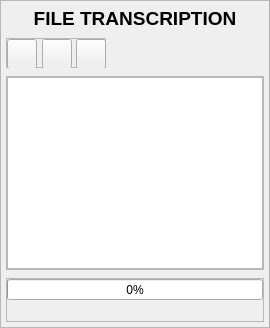
                           <widget class="QFrame" name="frm_transcribe_file">
                            <property name="styleSheet">
                             <string notr="true"/>
                            </property>
                            <property name="frameShape">
                             <enum>QFrame::StyledPanel</enum>
                            </property>
                            <property name="frameShadow">
                             <enum>QFrame::Raised</enum>
                            </property>
                            <layout class="QVBoxLayout" name="verticalLayout_10">
                             <property name="spacing">
                              <number>8</number>
                             </property>
                             <property name="leftMargin">
                              <number>5</number>
                             </property>
                             <property name="topMargin">
                              <number>5</number>
                             </property>
                             <property name="rightMargin">
                              <number>5</number>
                             </property>
                             <property name="bottomMargin">
                              <number>5</number>
                             </property>
                             <item>
                              <widget class="QLabel" name="lbl_transcribe_title">
                               <property name="minimumSize">
                                <size>
                                 <width>0</width>
                                 <height>24</height>
                                </size>
                               </property>
                               <property name="maximumSize">
                                <size>
                                 <width>16777215</width>
                                 <height>24</height>
                                </size>
                               </property>
                               <property name="font">
                                <font>
                                 <family>Segoe UI</family>
                                 <pointsize>14</pointsize>
                                 <weight>75</weight>
                                 <italic>false</italic>
                                 <bold>true</bold>
                                 <underline>false</underline>
                                </font>
                               </property>
                               <property name="text">
                                <string>FILE TRANSCRIPTION</string>
                               </property>
                               <property name="alignment">
                                <set>Qt::AlignCenter</set>
                               </property>
                              </widget>
                             </item>
                             <item>
                              <widget class="QFrame" name="frm_transcribe_file_buttons">
                               <property name="maximumSize">
                                <size>
                                 <width>100</width>
                                 <height>30</height>
                                </size>
                               </property>
                               <property name="styleSheet">
                                <string notr="true"/>
                               </property>
                               <property name="frameShape">
                                <enum>QFrame::StyledPanel</enum>
                               </property>
                               <property name="frameShadow">
                                <enum>QFrame::Raised</enum>
                               </property>
                               <layout class="QHBoxLayout" name="horizontalLayout_7">
                                <property name="spacing">
                                 <number>5</number>
                                </property>
                                <property name="leftMargin">
                                 <number>0</number>
                                </property>
                                <property name="topMargin">
                                 <number>0</number>
                                </property>
                                <property name="rightMargin">
                                 <number>0</number>
                                </property>
                                <property name="bottomMargin">
                                 <number>0</number>
                                </property>
                                <item>
                                 <widget class="QPushButton" name="btn_transcribe_file_add">
                                  <property name="enabled">
                                   <bool>true</bool>
                                  </property>
                                  <property name="minimumSize">
                                   <size>
                                    <width>30</width>
                                    <height>30</height>
                                   </size>
                                  </property>
                                  <property name="maximumSize">
                                   <size>
                                    <width>30</width>
                                    <height>30</height>
                                   </size>
                                  </property>
                                  <property name="cursor">
                                   <cursorShape>PointingHandCursor</cursorShape>
                                  </property>
                                  <property name="toolTip">
                                   <string>Add File</string>
                                  </property>
                                  <property name="text">
                                   <string/>
                                  </property>
                                  <property name="icon">
                                   <iconset resource="resources.qrc">
                                    <normaloff>:/icons/resources/icons/add.png</normaloff>
                                    <disabledoff>:/icons/resources/icons/add_disabled.png</disabledoff>:/icons/resources/icons/add.png</iconset>
                                  </property>
                                 </widget>
                                </item>
                                <item>
                                 <widget class="QPushButton" name="btn_transcribe_file_remove">
                                  <property name="enabled">
                                   <bool>true</bool>
                                  </property>
                                  <property name="minimumSize">
                                   <size>
                                    <width>30</width>
                                    <height>30</height>
                                   </size>
                                  </property>
                                  <property name="maximumSize">
                                   <size>
                                    <width>30</width>
                                    <height>30</height>
                                   </size>
                                  </property>
                                  <property name="cursor">
                                   <cursorShape>PointingHandCursor</cursorShape>
                                  </property>
                                  <property name="toolTip">
                                   <string>Remove File</string>
                                  </property>
                                  <property name="text">
                                   <string/>
                                  </property>
                                  <property name="icon">
                                   <iconset resource="resources.qrc">
                                    <normaloff>:/icons/resources/icons/minus.png</normaloff>
                                    <disabledoff>:/icons/resources/icons/minus_disabled.png</disabledoff>:/icons/resources/icons/minus.png</iconset>
                                  </property>
                                 </widget>
                                </item>
                                <item>
                                 <widget class="QPushButton" name="btn_transcribe_file_record">
                                  <property name="enabled">
                                   <bool>true</bool>
                                  </property>
                                  <property name="minimumSize">
                                   <size>
                                    <width>30</width>
                                    <height>30</height>
                                   </size>
                                  </property>
                                  <property name="maximumSize">
                                   <size>
                                    <width>30</width>
                                    <height>30</height>
                                   </size>
                                  </property>
                                  <property name="cursor">
                                   <cursorShape>PointingHandCursor</cursorShape>
                                  </property>
                                  <property name="toolTip">
                                   <string>Record Audio</string>
                                  </property>
                                  <property name="text">
                                   <string/>
                                  </property>
                                  <property name="icon">
                                   <iconset resource="resources.qrc">
                                    <normaloff>:/icons/resources/icons/microphone.png</normaloff>
                                    <disabledoff>:/icons/resources/icons/microphone_disabled.png</disabledoff>:/icons/resources/icons/microphone.png</iconset>
                                  </property>
                                  <property name="iconSize">
                                   <size>
                                    <width>20</width>
                                    <height>20</height>
                                   </size>
                                  </property>
                                 </widget>
                                </item>
                               </layout>
                              </widget>
                             </item>
                             <item>
                              <widget class="QFrame" name="frm_transcribe_file_list">
                               <property name="frameShape">
                                <enum>QFrame::StyledPanel</enum>
                               </property>
                               <property name="frameShadow">
                                <enum>QFrame::Raised</enum>
                               </property>
                               <layout class="QVBoxLayout" name="verticalLayout_12">
                                <property name="spacing">
                                 <number>0</number>
                                </property>
                                <property name="leftMargin">
                                 <number>0</number>
                                </property>
                                <property name="topMargin">
                                 <number>0</number>
                                </property>
                                <property name="rightMargin">
                                 <number>0</number>
                                </property>
                                <property name="bottomMargin">
                                 <number>0</number>
                                </property>
                                <item>
                                 <widget class="QListWidget" name="lst_transcribe_file">
                                  <property name="toolTip">
                                   <string>Drop a file to import</string>
                                  </property>
                                  <property name="styleSheet">
                                   <string notr="true"/>
                                  </property>
                                  <property name="alternatingRowColors">
                                   <bool>false</bool>
                                  </property>
                                  <property name="selectionMode">
                                   <enum>QAbstractItemView::ExtendedSelection</enum>
                                  </property>
                                 </widget>
                                </item>
                               </layout>
                              </widget>
                             </item>
                             <item>
                              <widget class="QFrame" name="frm_transcribe_file_progress">
                               <property name="minimumSize">
                                <size>
                                 <width>0</width>
                                 <height>0</height>
                                </size>
                               </property>
                               <property name="maximumSize">
                                <size>
                                 <width>16777215</width>
                                 <height>50</height>
                                </size>
                               </property>
                               <property name="frameShape">
                                <enum>QFrame::StyledPanel</enum>
                               </property>
                               <property name="frameShadow">
                                <enum>QFrame::Raised</enum>
                               </property>
                               <layout class="QVBoxLayout" name="verticalLayout_11">
                                <property name="spacing">
                                 <number>0</number>
                                </property>
                                <property name="leftMargin">
                                 <number>0</number>
                                </property>
                                <property name="topMargin">
                                 <number>0</number>
                                </property>
                                <property name="rightMargin">
                                 <number>0</number>
                                </property>
                                <property name="bottomMargin">
                                 <number>0</number>
                                </property>
                                <item>
                                 <widget class="QProgressBar" name="pgr_transcribe_file_import">
                                  <property name="minimumSize">
                                   <size>
                                    <width>0</width>
                                    <height>21</height>
                                   </size>
                                  </property>
                                  <property name="maximumSize">
                                   <size>
                                    <width>16777215</width>
                                    <height>21</height>
                                   </size>
                                  </property>
                                  <property name="value">
                                   <number>0</number>
                                  </property>
                                 </widget>
                                </item>
                                <item>
                                 <widget class="QLabel" name="lbl_transcribe_file_import">
                                  <property name="minimumSize">
                                   <size>
                                    <width>0</width>
                                    <height>21</height>
                                   </size>
                                  </property>
                                  <property name="maximumSize">
                                   <size>
                                    <width>16777215</width>
                                    <height>21</height>
                                   </size>
                                  </property>
                                  <property name="text">
                                   <string/>
                                  </property>
                                  <property name="alignment">
                                   <set>Qt::AlignCenter</set>
                                  </property>
                                 </widget>
                                </item>
                               </layout>
                              </widget>
                             </item>
                            </layout>
                           </widget>
